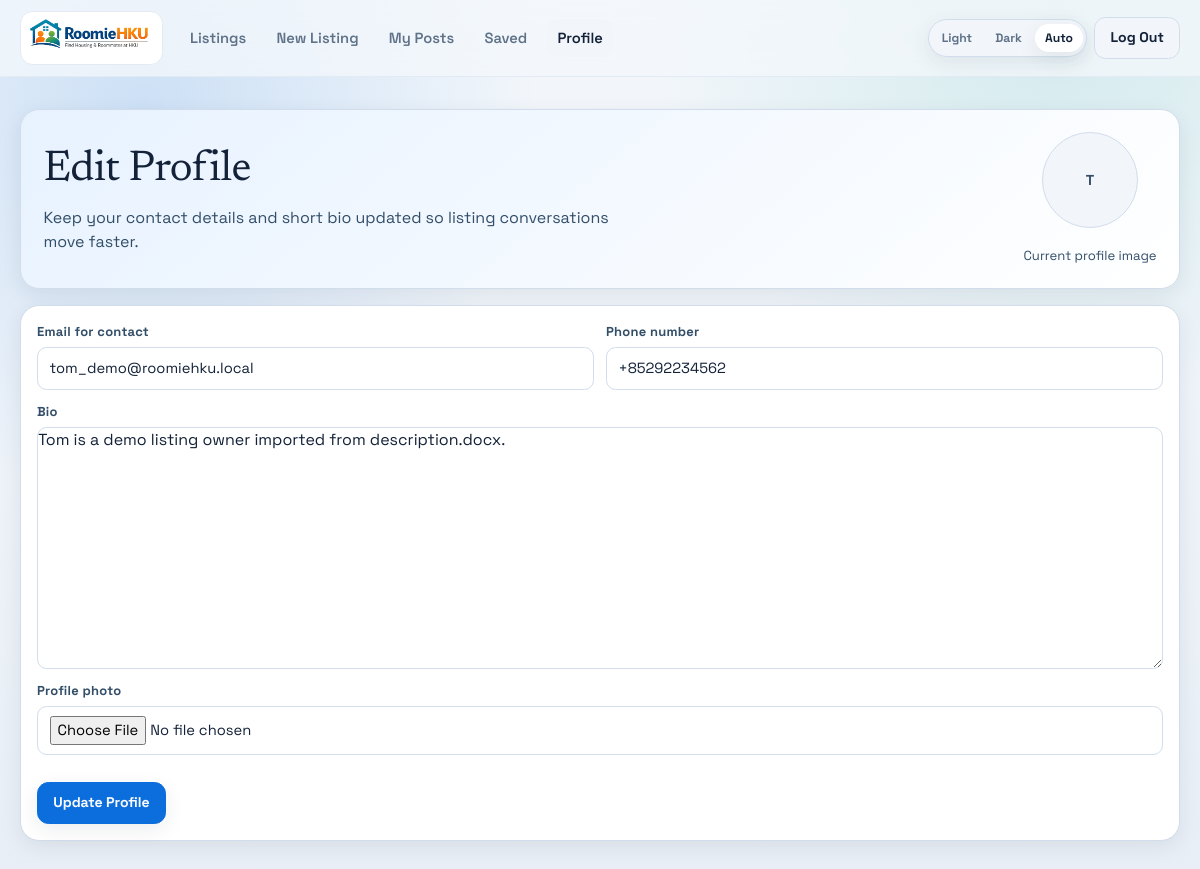
The app's page /app/profile/edit/ (signed in) with its own data.
### core/models.py (models this page shows, shortened)
class User(AbstractUser):
    email = models.EmailField("Email for contact", max_length=255)
    phone_number = models.CharField(
        max_length=20,
        blank=True,
        default="",
        help_text="Contact number for interested parties"
    )
    bio = models.TextField(blank=True)
    profile_photo = models.FileField(
        upload_to="profile_photos/",
        null=True,
        blank=True,
        validators=[FileExtensionValidator(allowed_extensions=["jpg", "jpeg", "png", "gif", "webp"])],
    )
    is_suspended = models.BooleanField(default=False)
    suspended_at = models.DateTimeField(null=True, blank=True)

### core/views.py (the view)
# urls.py: path("app/profile/edit/", views.profile_edit, name="profile_edit"),
@login_required
def profile_edit(request):
    if request.method == "POST":
        form = ProfileForm(request.POST, request.FILES, instance=request.user)
        if form.is_valid():
            form.save()
            messages.success(request, "Profile updated.")
            return redirect("core:profile_edit")
    else:
        form = ProfileForm(instance=request.user)
    return render(request, "core/app/profile_form.html", {"form": form})

### core/forms.py
class ProfileForm(forms.ModelForm):
    class Meta:
        model = User
        fields = ("email", "bio", "phone_number", "profile_photo")
        widgets = {
            "profile_photo": forms.ClearableFileInput(attrs={"accept": "image/*"}),
        }

### core/templates/core/app/profile_form.html (shortened to what this page needs)
{% extends 'core/app/base.html' %}
{% block content %}
<main class="page-shell">
  <section class="hero profile-hero">
    <div class="profile-hero-copy">
      <h1>Edit Profile</h1>
      <p>Keep your contact details and short bio updated so listing conversations move faster.</p>
    </div>
    <div class="profile-photo-panel">
      {% if user.profile_photo %}
        <img
          src="{{ user.profile_photo.url }}"
          alt="{{ user.username }} profile photo"
          class="author-avatar profile-avatar"
        />
      {% else %}
        <span class="author-avatar avatar-fallback profile-avatar">{{ user.username|first|upper }}</span>
      {% endif %}
      <p class="listing-byline">Current profile image</p>
    </div>
  </section>
  <section class="panel mt-4">
    <form method="post" enctype="multipart/form-data" class="field-grid">
      <div class="field-grid compact">
        <div class="field">
          <label for="{{ form.email.id_for_label }}">{{ form.email.label }}</label>
          {{ form.email }}
        </div>
        <div class="field">
          <label for="{{ form.phone_number.id_for_label }}">{{ form.phone_number.label }}</label>
          {{ form.phone_number }}
        </div>
      </div>
      <div class="field">
        <label for="{{ form.bio.id_for_label }}">{{ form.bio.label }}</label>
        {{ form.bio }}
      </div>
      <div class="field">
        <label for="{{ form.profile_photo.id_for_label }}">{{ form.profile_photo.label }}</label>
        {{ form.profile_photo }}
      </div>
      <div class="card-actions">
        <button type="submit" class="btn btn-primary">Update Profile</button>
      </div>
    </form>
  </section>
</main>
{% endblock %}

### core/static/core/css/styles.css (style rules this page uses)
:root { --font-sans: "Space Grotesk", "Avenir Next", "Segoe UI", sans-serif; --font-display: "Newsreader", "Iowan Old Style", serif; --bg-app: #f3f7fb; --bg-app-alt: #e8eef6; --surface: #ffffff; --surface-soft: #f2f6fb; --surface-muted: #edf2f8; --text-primary: #132238; --text-secondary: #334e68; --text-muted: #5f7288; --border: #d1ddeb; --border-muted: #e2eaf3; --brand-500: #0b6edc; --brand-600: #085ebf; --brand-100: #dcecff; --accent-500: #0f9f9a; --accent-100: #d8f4f2; --danger-500: #c53a4a; --danger-100: #fce6ea; --warning-500: #b86912; --warning-100: #fdeedb; --success-500: #1f8c58; --success-100: #def7ea; --shadow-soft: 0 6px 20px rgba(19, 34, 56, 0.08); --shadow-medium: 0 18px 36px rgba(19, 34, 56, 0.12); --radius-sm: 0.6rem; --radius-md: 0.9rem; --radius-lg: 1.2rem; }
* { box-sizing: border-box; }
html, body { min-height: 100%; }
body { margin: 0; font-family: var(--font-sans); color: var(--text-primary); background: radial-gradient(circle at 12% 12%, rgba(11, 110, 220, 0.16), transparent 30%), radial-gradient(circle at 88% 0%, rgba(15, 159, 154, 0.14), transparent 30%), linear-gradient(180deg, var(--bg-app) 0%, var(--bg-app-alt) 100%); line-height: 1.55; }
h1, h2, h3, h4 { margin: 0; line-height: 1.2; color: var(--text-primary); }
h1, h2, h3 { font-family: var(--font-display); letter-spacing: -0.015em; }
p { margin: 0; }
.page-shell { width: min(1160px, calc(100% - 2.2rem)); margin: 0 auto; padding: 2rem 0 3rem; }
.btn { display: inline-flex; align-items: center; justify-content: center; gap: 0.38rem; border: 1px solid transparent; border-radius: 0.72rem; padding: 0.6rem 0.95rem; font-size: 0.88rem; font-weight: 700; text-decoration: none; cursor: pointer; transition: transform 0.2s ease, box-shadow 0.2s ease, background-color 0.2s ease; }
.btn-primary { background: var(--brand-500); color: #f9fbff; border-color: var(--brand-500); box-shadow: var(--shadow-soft); }
.hero { border: 1px solid var(--border); border-radius: var(--radius-lg); background: linear-gradient(140deg, color-mix(in srgb, var(--brand-100) 68%, var(--surface) 32%), var(--surface)); padding: 1.4rem; box-shadow: var(--shadow-soft); }
.hero h1 { font-size: clamp(2rem, 2vw + 1.2rem, 2.9rem); }
.hero p { color: var(--text-secondary); margin-top: 0.65rem; max-width: 58ch; }
.panel { border: 1px solid var(--border); border-radius: var(--radius-lg); padding: 1rem; background: var(--surface); box-shadow: var(--shadow-soft); }
.field-grid { display: grid; gap: 0.75rem; }
.field-grid.compact { grid-template-columns: repeat(2, minmax(0, 1fr)); }
.field { display: grid; gap: 0.32rem; }
.field label, .field-title { font-size: 0.81rem; font-weight: 700; letter-spacing: 0.02em; color: var(--text-secondary); }
input:not([type="checkbox"]):not([type="radio"]):not([type="hidden"]), select, textarea { width: 100%; border: 1px solid var(--border); border-radius: var(--radius-sm); background: var(--surface); color: var(--text-primary); font: inherit; font-size: 0.92rem; padding: 0.62rem 0.72rem; transition: border-color 0.2s ease, box-shadow 0.2s ease; }
textarea { min-height: 7.4rem; resize: vertical; }
input[type="file"] { padding: 0.5rem; background: var(--surface-soft); }
input::placeholder, textarea::placeholder { color: color-mix(in srgb, var(--text-muted) 80%, transparent); }
.listing-byline { margin-top: 0.35rem; font-size: 0.82rem; color: var(--text-muted); }
.author-avatar { width: 2.5rem; height: 2.5rem; border-radius: 999px; border: 1px solid var(--border); object-fit: cover; background: var(--surface-soft); flex-shrink: 0; }
.avatar-fallback { display: inline-flex; align-items: center; justify-content: center; font-size: 0.9rem; font-weight: 700; color: var(--text-secondary); }
.profile-hero { display: flex; align-items: center; justify-content: space-between; gap: 1.2rem; }
.profile-hero-copy { min-width: 0; }
.profile-photo-panel { display: inline-flex; flex-direction: column; align-items: center; gap: 0.45rem; flex-shrink: 0; }
.profile-avatar { width: 6rem; height: 6rem; }
.profile-photo-panel .listing-byline { text-align: center; }
.card-actions { margin-top: 0.9rem; display: flex; flex-wrap: wrap; gap: 0.6rem; align-items: center; }

### records on screen
User: username|first "T", email "tom_demo@roomiehku.local", phone_number "+85292234562", bio "Tom is a demo listing owner imported from description.docx."
